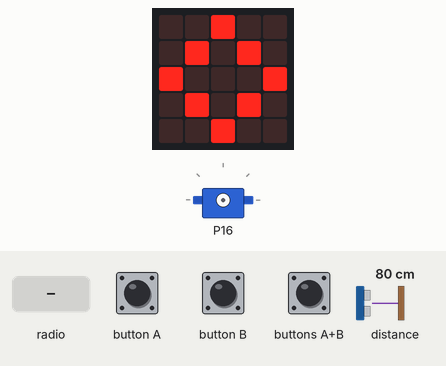
Recording of a program running on a simulated BBC micro:bit (MakeCode). Parts: the board's 5×5 LED display, servo. The inputs (shaded band) are chosen by the test bench; at power-on: distance to the obstacle 80 cm. The 48×5 strip is a reading aid, not a part: it shows the text the display is scrolling, unrolled, one strip-width of it at a time.

Above: at 6.3 s.
6.4 s: button A pressed for 0.15 s
At 7.2 s:
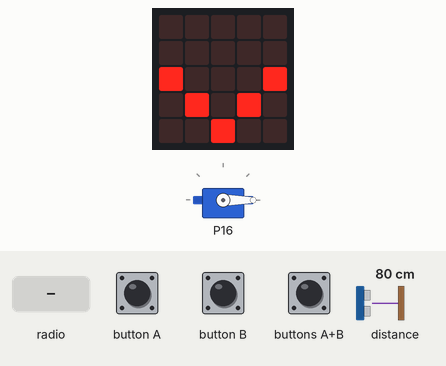
8.0 s: button B pressed for 0.15 s
At 8.4 s:
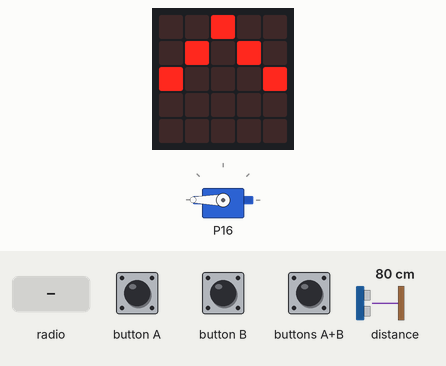
9.6 s: distance to the obstacle set to 6 cm
11.4 s: distance to the obstacle set to 3 cm
At 13.4 s:
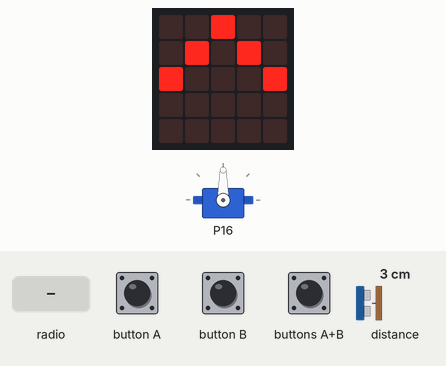
13.7 s: buttons A+B pressed for 0.15 s
At 15.0 s:
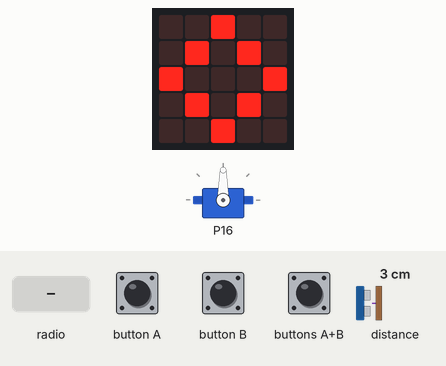
15.3 s: radio message "A" arrives
At 15.6 s:
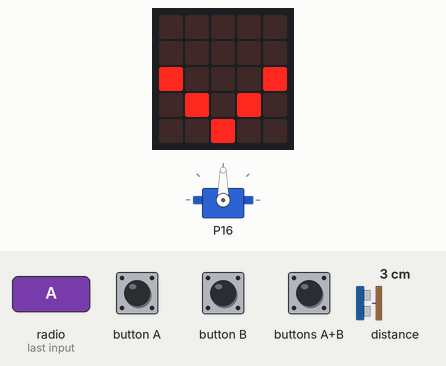
Timing chart, 0 to 17.8 s (numbered marks = the images above; inputs shaded):
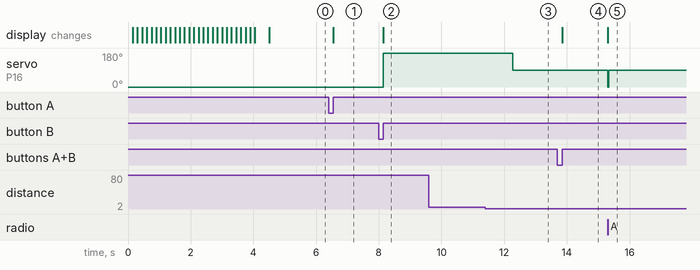

The program:

main.ts
```typescript
input.onButtonPressed(Button.A, function () {
    laufrichtung = 1
    pins.servoWritePin(AnalogPin.P16, 0)
    basic.showLeds(`
        . . . . .
        . . . . .
        # . . . #
        . # . # .
        . . # . .
        `)
})
input.onButtonPressed(Button.AB, function () {
    laufrichtung = 0
    basic.showIcon(IconNames.Diamond)
    pins.servoWritePin(AnalogPin.P16, 90)
})
radio.onReceivedString(function (receivedString) {
    if (receivedString.includes("AB")) {
        control.raiseEvent(
        EventBusSource.MICROBIT_ID_BUTTON_AB,
        EventBusValue.MICROBIT_BUTTON_EVT_CLICK
        )
    } else {
        if (receivedString.includes("A")) {
            control.raiseEvent(
            EventBusSource.MICROBIT_ID_BUTTON_A,
            EventBusValue.MICROBIT_BUTTON_EVT_CLICK
            )
        } else {
            if (receivedString.includes("B")) {
                control.raiseEvent(
                EventBusSource.MICROBIT_ID_BUTTON_B,
                EventBusValue.MICROBIT_BUTTON_EVT_CLICK
                )
            }
        }
    }
})
input.onButtonPressed(Button.B, function () {
    laufrichtung = -1
    pins.servoWritePin(AnalogPin.P16, 180)
    basic.showLeds(`
        . . # . .
        . # . # .
        # . . . #
        . . . . .
        . . . . .
        `)
})
function lenkung (num: number) {
    winkel = Math.map(num, -1023, 1023, 0, 180)
    pins.servoWritePin(AnalogPin.P1, winkel)
}
let abstand = 0
let winkel = 0
let laufrichtung = 0
basic.showString("DLPL")
basic.showIcon(IconNames.Diamond)
radio.setGroup(54)
laufrichtung = 0
basic.forever(function () {
    abstand = sonar.ping(
    DigitalPin.P2,
    DigitalPin.P1,
    PingUnit.Centimeters
    )
    if (abstand < 5) {
        laufrichtung = 0
        pins.servoWritePin(AnalogPin.P16, 90)
    }
    basic.pause(1000)
})
```

test.ts
```typescript
// Hier kann man Tests durchführen; diese Datei wird nicht kompiliert, wenn dieses Paket als Erweiterung verwendet wird.
```

Measured:
- the behaviour switches between 5 and 4 cm on distance to the obstacle (found by bisection; images 2 and 3)
- after the input at 6.4 s, the display: changes after 0.15 s (image 1)
- after the input at 8.0 s, servo on P16: 0° → 180° after 0.15 s; the display: changes after 0.15 s (image 2)
- after the input at 9.6 s, every drawn part: stays the same
- after the input at 11.4 s, servo on P16: 180° → 90° after 0.87 s
- after the input at 13.7 s, the display: changes after 0.15 s (image 4)
- after the input at 15.3 s, servo on P16: 90° → 0° at once, → 90° 0.03 s later; the display: changes at once (image 5)
